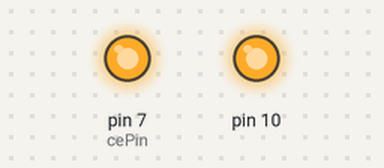
The sketch below on a simulated Arduino Uno, built with avr-gcc and run on an emulated ATmega328P. Shown: output pins drawn as LEDs (lit = HIGH). Pins used as bus, display or sensor lines are not drawn; what the sketch prints to the serial monitor is not drawn.

Above: at 0.1 s.
Timing chart, 0 to 1.6 s (numbered marks = the images above):
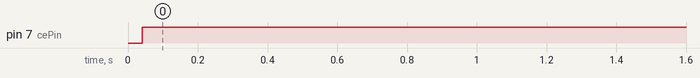

The sketch:

ping_server.ino
```cpp
/**
 * An Mirf example which copies back the data it recives.
 *
 * Pins:
 * Hardware SPI:
 * MISO -> 12
 * MOSI -> 11
 * SCK -> 13
 *
 * Configurable:
 * CE -> 8
 * CSN -> 7
 *
 */

#include <SPI.h>
#include <Mirf.h>
#include <nRF24L01.h>
#include <MirfHardwareSpiDriver.h>

void setup(){
  Serial.begin(9600);

  /*
   * Set the SPI Driver.
   */

  //Due
  Mirf.cePin = 7;
  Mirf.csnPin = 3;

  Mirf.spi = &MirfHardwareSpi;

  /*
   * Setup pins / SPI.
   */

  Mirf.init();

  /*
   * Configure reciving address.
   */

  Mirf.setRADDR((byte *)"serv1");

  /*
   * Set the payload length to sizeof(unsigned long) the
   * return type of millis().
   *
   * NB: payload on client and server must be the same.
   */

  Mirf.payload = sizeof(unsigned long);

  /*
   * Write channel and payload config then power up reciver.
   */

  Mirf.config();

  Serial.println("Listening...");
}

void loop(){
  /*
   * A buffer to store the data.
   */

  byte data[Mirf.payload];

  /*
   * If a packet has been recived.
   *
   * isSending also restores listening mode when it
   * transitions from true to false.
   */

  if(!Mirf.isSending() && Mirf.dataReady()){
    Serial.println("Got packet");

    /*
     * Get load the packet into the buffer.
     */

    Mirf.getData(data);

    /*
     * Set the send address.
     */


    Mirf.setTADDR((byte *)"clie1");

    /*
     * Send the data back to the client.
     */

    Mirf.send(data);

    /*
     * Wait untill sending has finished
     *
     * NB: isSending returns the chip to receving after returning true.
     */

    Serial.println("Reply sent.");
  }
}
```

Mirf_.cpp
```cpp
/**
 * Mirf
 *
 * Additional bug fixes and improvements
 *  11/03/2011:
 *   Switched spi library.
 *  07/13/2010:
 *   Added example to read a register
 *  11/12/2009:
 *   Fix dataReady() to work correctly
 *   Renamed keywords to keywords.txt ( for IDE ) and updated keyword list
 *   Fixed client example code to timeout after one second and try again
 *    when no response received from server
 * By: Nathan Isburgh <nathan@mrroot.net>
 * $Id: mirf.cpp 67 2010-07-13 13:25:53Z nisburgh $
 *
 *
 * An Ardunio port of:
 * http://www.tinkerer.eu/AVRLib/nRF24L01
 *
 * Significant changes to remove depencence on interupts and auto ack support.
 *
 * Aaron Shrimpton <aaronds@gmail.com>
 *
 */

/*
    Copyright (c) 2007 Stefan Engelke <mbox@stefanengelke.de>

    Permission is hereby granted, free of charge, to any person
    obtaining a copy of this software and associated documentation
    files (the "Software"), to deal in the Software without
    restriction, including without limitation the rights to use, copy,
    modify, merge, publish, distribute, sublicense, and/or sell copies
    of the Software, and to permit persons to whom the Software is
    furnished to do so, subject to the following conditions:

    The above copyright notice and this permission notice shall be
    included in all copies or substantial portions of the Software.

    THE SOFTWARE IS PROVIDED "AS IS", WITHOUT WARRANTY OF ANY KIND,
    EXPRESS OR IMPLIED, INCLUDING BUT NOT LIMITED TO THE WARRANTIES OF
    MERCHANTABILITY, FITNESS FOR A PARTICULAR PURPOSE AND
    NONINFRINGEMENT. IN NO EVENT SHALL THE AUTHORS OR COPYRIGHT
    HOLDERS BE LIABLE FOR ANY CLAIM, DAMAGES OR OTHER LIABILITY,
    WHETHER IN AN ACTION OF CONTRACT, TORT OR OTHERWISE, ARISING FROM,
    OUT OF OR IN CONNECTION WITH THE SOFTWARE OR THE USE OR OTHER
    DEALINGS IN THE SOFTWARE.

    $Id: mirf.cpp 67 2010-07-13 13:25:53Z nisburgh $
*/

#include "Mirf.h"
// Defines for setting the MiRF registers for transmitting or receiving mode

Nrf24l Mirf = Nrf24l();

Nrf24l::Nrf24l(){
	cePin = 8;
	csnPin = 7;
	channel = 1;
	payload = 16;
	spi = NULL;
}

void Nrf24l::transferSync(uint8_t *dataout,uint8_t *datain,uint8_t len){
	uint8_t i;
	for(i = 0;i < len;i++){
		datain[i] = spi->transfer(dataout[i]);
	}
}

void Nrf24l::transmitSync(uint8_t *dataout,uint8_t len){
	uint8_t i;
	for(i = 0;i < len;i++){
		spi->transfer(dataout[i]);
	}
}


void Nrf24l::init()
// Initializes pins to communicate with the MiRF module
// Should be called in the early initializing phase at startup.
{
    pinMode(cePin,OUTPUT);
    pinMode(csnPin,OUTPUT);

    ceLow();
    csnHi();

    // Initialize spi module
    spi->begin();

}


void Nrf24l::config()
// Sets the important registers in the MiRF module and powers the module
// in receiving mode
// NB: channel and payload must be set now.
{
    // Set RF channel
	configRegister(RF_CH,channel);

    // Set length of incoming payload
	configRegister(RX_PW_P0, payload);
	configRegister(RX_PW_P1, payload);

    // Start receiver
    powerUpRx();
    flushRx();
}

void Nrf24l::setRADDR(uint8_t * adr)
// Sets the receiving address
{
	ceLow();
	writeRegister(RX_ADDR_P1,adr,mirf_ADDR_LEN);
	ceHi();
}

void Nrf24l::setTADDR(uint8_t * adr)
// Sets the transmitting address
{
	/*
	 * RX_ADDR_P0 must be set to the sending addr for auto ack to work.
	 */

	writeRegister(RX_ADDR_P0,adr,mirf_ADDR_LEN);
	writeRegister(TX_ADDR,adr,mirf_ADDR_LEN);
}

extern bool Nrf24l::dataReady()
// Checks if data is available for reading
{
    // See note in getData() function - just checking RX_DR isn't good enough
	uint8_t status = getStatus();

    // We can short circuit on RX_DR, but if it's not set, we still need
    // to check the FIFO for any pending packets
    if ( status & (1 << RX_DR) ) return 1;
    return !rxFifoEmpty();
}

extern bool Nrf24l::rxFifoEmpty(){
	uint8_t fifoStatus;

	readRegister(FIFO_STATUS,&fifoStatus,sizeof(fifoStatus));
	return (fifoStatus & (1 << RX_EMPTY));
}


extern void Nrf24l::getData(uint8_t * data)
// Reads payload bytes into data array
{
    csnLow();                               // Pull down chip select
    spi->transfer( R_RX_PAYLOAD );            // Send cmd to read rx payload
    transferSync(data,data,payload); // Read payload
    csnHi();                               // Pull up chip select
    // NVI: per product spec, p 67, note c:
    //  "The RX_DR IRQ is asserted by a new packet arrival event. The procedure
    //  for handling this interrupt should be: 1) read payload through SPI,
    //  2) clear RX_DR IRQ, 3) read FIFO_STATUS to check if there are more
    //  payloads available in RX FIFO, 4) if there are more data in RX FIFO,
    //  repeat from step 1)."
    // So if we're going to clear RX_DR here, we need to check the RX FIFO
    // in the dataReady() function
    configRegister(STATUS,(1<<RX_DR));   // Reset status register
}

void Nrf24l::configRegister(uint8_t reg, uint8_t value)
// Clocks only one byte into the given MiRF register
{
    csnLow();
    spi->transfer(W_REGISTER | (REGISTER_MASK & reg));
    spi->transfer(value);
    csnHi();
}

void Nrf24l::readRegister(uint8_t reg, uint8_t * value, uint8_t len)
// Reads an array of bytes from the given start position in the MiRF registers.
{
    csnLow();
    spi->transfer(R_REGISTER | (REGISTER_MASK & reg));
    transferSync(value,value,len);
    csnHi();
}

void Nrf24l::writeRegister(uint8_t reg, uint8_t * value, uint8_t len)
// Writes an array of bytes into inte the MiRF registers.
{
    csnLow();
    spi->transfer(W_REGISTER | (REGISTER_MASK & reg));
    transmitSync(value,len);
    csnHi();
}


void Nrf24l::send(uint8_t * value)
// Sends a data package to the default address. Be sure to send the correct
// amount of bytes as configured as payload on the receiver.
{
    uint8_t status;
    status = getStatus();

    while (PTX) {
	    status = getStatus();

	    if((status & ((1 << TX_DS)  | (1 << MAX_RT)))){
		    PTX = 0;
		    break;
	    }
    }                  // Wait until last paket is send

    ceLow();

    powerUpTx();       // Set to transmitter mode , Power up

    csnLow();                    // Pull down chip select
    spi->transfer( FLUSH_TX );     // Write cmd to flush tx fifo
    csnHi();                    // Pull up chip select

    csnLow();                    // Pull down chip select
    spi->transfer( W_TX_PAYLOAD ); // Write cmd to write payload
    transmitSync(value,payload);   // Write payload
    csnHi();                    // Pull up chip select

    ceHi();                     // Start transmission
}

/**
 * isSending.
 *
 * Test if chip is still sending.
 * When sending has finished return chip to listening.
 *
 */

bool Nrf24l::isSending(){
	uint8_t status;
	if(PTX){
		status = getStatus();

		/*
		 *  if sending successful (TX_DS) or max retries exceded (MAX_RT).
		 */

		if((status & ((1 << TX_DS)  | (1 << MAX_RT)))){
			powerUpRx();
			return false;
		}

		return true;
	}
	return false;
}

uint8_t Nrf24l::getStatus(){
	uint8_t rv;
	readRegister(STATUS,&rv,1);
	return rv;
}

void Nrf24l::powerUpRx(){
	PTX = 0;
	ceLow();
	configRegister(CONFIG, mirf_CONFIG | ( (1<<PWR_UP) | (1<<PRIM_RX) ) );
	ceHi();
	configRegister(STATUS,(1 << TX_DS) | (1 << MAX_RT));
}

void Nrf24l::flushRx(){
    csnLow();
    spi->transfer( FLUSH_RX );
    csnHi();
}

void Nrf24l::powerUpTx(){
	PTX = 1;
	configRegister(CONFIG, mirf_CONFIG | ( (1<<PWR_UP) | (0<<PRIM_RX) ) );
}

void Nrf24l::ceHi(){
	digitalWrite(cePin,HIGH);
}

void Nrf24l::ceLow(){
	digitalWrite(cePin,LOW);
}

void Nrf24l::csnHi(){
	digitalWrite(csnPin,HIGH);
}

void Nrf24l::csnLow(){
	digitalWrite(csnPin,LOW);
}

void Nrf24l::powerDown(){
	ceLow();
	configRegister(CONFIG, mirf_CONFIG );
}
```

Measured:
- by itself, pin 7 (cePin): LOW → HIGH at 0.04 s
